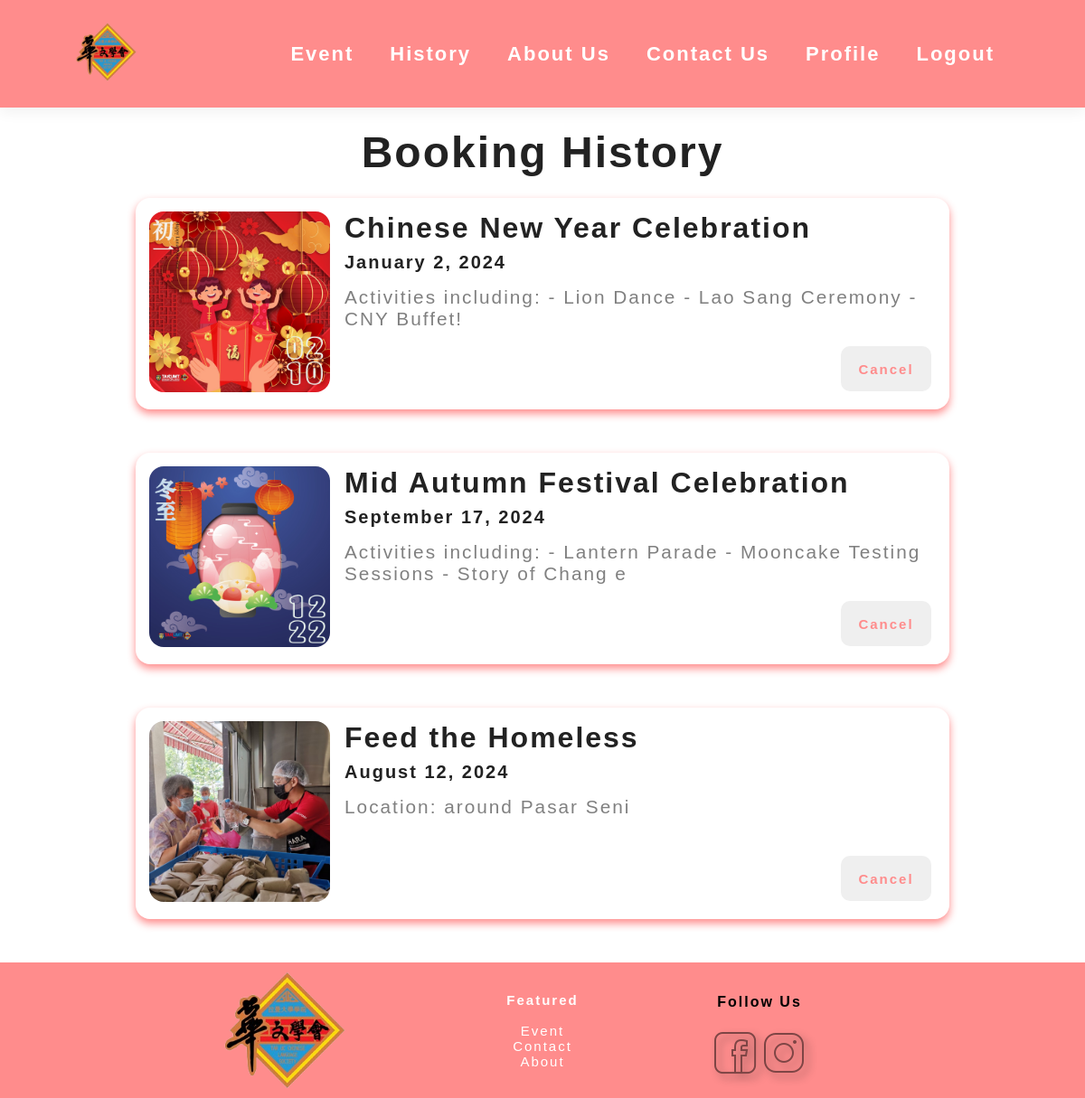
Screenshot of /Project/User/history.php (signed in) with the database file from the repository.
### tables this page shows
CREATE TABLE `event` (
  `eventID` int(11) NOT NULL,
  `title` varchar(100) NOT NULL,
  `description` varchar(255) NOT NULL,
  `eventDate` date NOT NULL,
  `eventTime` time NOT NULL,
  `seatAvailability` int(11) NOT NULL,
  `image` varchar(255) NOT NULL
);

### Project/User/history.php (the view, shortened to what this page needs)
<?php
@include 'config.php';
$userID = $_SESSION['user_id'];
$query = "SELECT eventID FROM event_user WHERE userID = '$userID'";
$result = mysqli_query($conn, $query);
$bookedEventIDs = array();
if ($result) {
    while ($row = mysqli_fetch_assoc($result)) {
        $bookedEventIDs[] = $row['eventID'];
    }
}
function isEventBooked($eventID, $bookedEventIDs) {
    return in_array($eventID, $bookedEventIDs);
}
?>
<!DOCTYPE html>
<html lang="en">
<head>
    <link href="includes/header-footer.css" rel="stylesheet">
    <link href="includes/history.css" rel="stylesheet">
</head>
<body>
<?php include 'header.php'; ?>
    <h2>Booking History</h2>
    <div class="col">
        <?php
        $query = "SELECT * FROM event";
        $result = mysqli_query($conn, $query);
        if ($result) {
            while ($event = mysqli_fetch_assoc($result)) {
                if (isEventBooked($event['eventID'], $bookedEventIDs)) {
                    ?>
                    <div class="container">
                        <div class="image-container">
                            <img src="../Admin/images/<?php echo $event['image']; ?>" alt="">
                        </div>
                        <div class="content">
                            <h3><?php echo $event['title']; ?></h3>
                            <h4><?php echo date('F j, Y', strtotime($event['eventDate'])); ?></h4>
                            <p><?php echo $event['description']; ?></p>
                        </div>
                        <button class="cancel-btn" onclick="cancelBooking(<?php echo $event['eventID']; ?>)">Cancel</button>
                    </div>
                    <?php
                }
            }
        }
        ?>
    </div>
<?php include 'footer.php'; ?>
</body>
</html>

### Project/User/includes/header-footer.css (style rules this page uses)
* { margin: 0; padding: 0; box-sizing: border-box; font-family: 'Back Home', sans-serif; letter-spacing: 2px; }
h2 { font-size: 46px; line-height: 54px; color:black; }
h4 { font-size: 20px; color: white; }
p { font-size: 16px; color:black; margin: 15px 0 20px 0; }
body { height: 100vh; width: 100%; }

### Project/User/includes/history.css (style rules this page uses)
.container { position: relative; width: 75%; background: #fff; padding: 15px; margin: 10px auto; border-radius: 1rem; box-shadow: 0 .3rem .6rem #FF8C8C; overflow: hidden; margin-bottom: 3rem; }
.container .image-container { float: left; margin-right: 1rem; }
.container .image-container img { width: 200px; height: auto; border-radius: 1rem; }
.container .content { overflow: hidden; }
.container .content h3, .container .content h4 { margin: 0; padding: 0; margin-bottom: 0.5rem; color: #222; }
.container .content h3 { font-size: 2rem; }
.container .cancel-btn { position: absolute; bottom: 20px; right: 20px; height: 50px; width: 100px; border-radius: 10px; border: none; color: #FF8C8C; cursor: pointer; font-weight: 700; font-size: 15px; }
.container p { color: grey; font-size: 1.3rem; }
h2 { text-align: center; font-size: 3rem; padding: 0.5rem; color: #222; margin-top: 15px; margin-bottom: 15px; }

### rows the page displays
event: image (picture), title "Chinese New Year Celebration", eventDate "January 2, 2024", description "Activities including: - Lion Dance - Lao Sang Ceremony - CNY Buffet!"
event: image (picture), title "Mid Autumn Festival Celebration", eventDate "September 17, 2024", description "Activities including: - Lantern Parade - Mooncake Testing Sessions - Story of Chang e"
event: image (picture), title "Feed the Homeless", eventDate "August 12, 2024", description "Location: around Pasar Seni"
